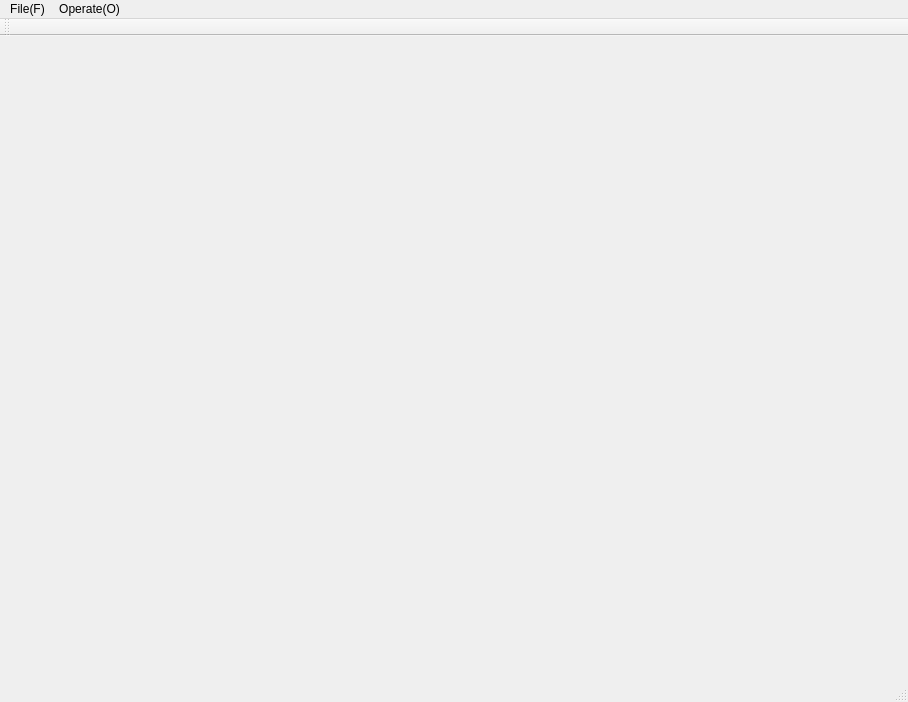
<?xml version="1.0" encoding="UTF-8"?>
<ui version="4.0">
 <class>MainWindow</class>
 <widget class="QMainWindow" name="MainWindow">
  <property name="geometry">
   <rect>
    <x>0</x>
    <y>0</y>
    <width>908</width>
    <height>702</height>
   </rect>
  </property>
  <property name="windowTitle">
   <string>MainWindow</string>
  </property>
  <widget class="QWidget" name="centralWidget">
   <widget class="QLabel" name="label">
    <property name="geometry">
     <rect>
      <x>11</x>
      <y>11</y>
      <width>781</width>
      <height>571</height>
     </rect>
    </property>
    <property name="text">
     <string/>
    </property>
   </widget>
  </widget>
  <widget class="QMenuBar" name="menuBar">
   <property name="geometry">
    <rect>
     <x>0</x>
     <y>0</y>
     <width>908</width>
     <height>26</height>
    </rect>
   </property>
   <widget class="QMenu" name="menuwenjian">
    <property name="title">
     <string>File(F)</string>
    </property>
    <addaction name="actionqoiwe"/>
    <addaction name="actionInfo_I"/>
    <addaction name="actionDiaGram_D"/>
   </widget>
   <widget class="QMenu" name="menuOperate_O">
    <property name="title">
     <string>Operate(O)</string>
    </property>
    <addaction name="actionSwitch_W"/>
    <addaction name="actionEnhance_E"/>
    <addaction name="actionZoom_O"/>
   </widget>
   <addaction name="menuwenjian"/>
   <addaction name="menuOperate_O"/>
  </widget>
  <widget class="QToolBar" name="mainToolBar">
   <attribute name="toolBarArea">
    <enum>TopToolBarArea</enum>
   </attribute>
   <attribute name="toolBarBreak">
    <bool>false</bool>
   </attribute>
  </widget>
  <widget class="QStatusBar" name="statusBar"/>
  <action name="actionqoiwe">
   <property name="text">
    <string>Open(O)</string>
   </property>
  </action>
  <action name="actionInfo_I">
   <property name="text">
    <string>Info(I)</string>
   </property>
  </action>
  <action name="actionSwitch_W">
   <property name="text">
    <string>Switch(W)</string>
   </property>
  </action>
  <action name="actionDiaGram_D">
   <property name="text">
    <string>DiaGram(D)</string>
   </property>
  </action>
  <action name="actionEnhance_E">
   <property name="text">
    <string>Enhance(E)</string>
   </property>
  </action>
  <action name="actionZoom_O">
   <property name="text">
    <string>Zoom(Z)</string>
   </property>
  </action>
 </widget>
 <layoutdefault spacing="6" margin="11"/>
 <resources/>
 <connections/>
</ui>
